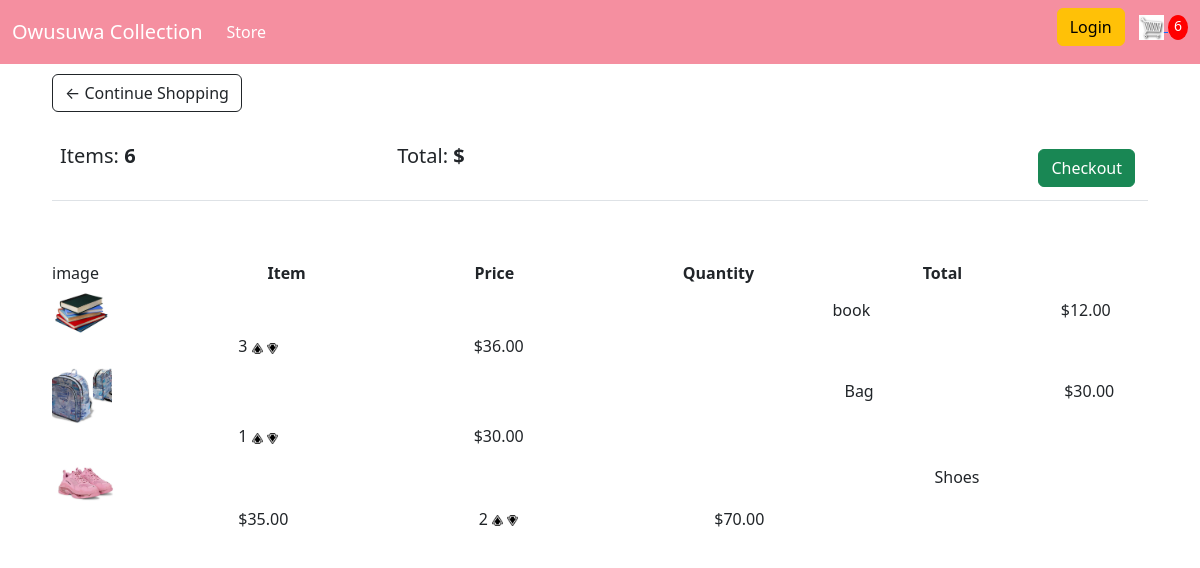
The app's page /cart/ (signed in), older data.
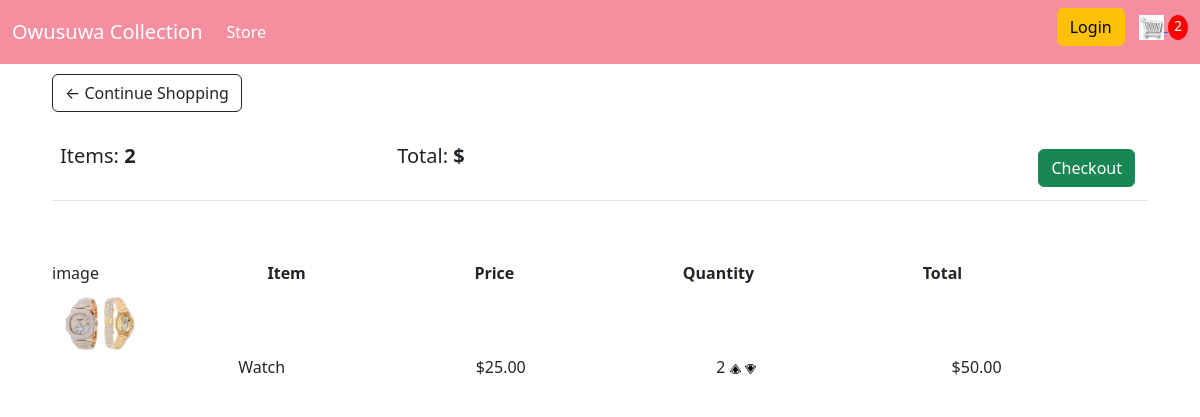
The same page, newer data.
### store/models.py (models this page shows, shortened)
class Order(models.Model):
    customer       = models.ForeignKey(Customer, on_delete=models.SET_NULL, blank=True, null=True)
    order_dete     = models.DateTimeField(auto_now_add=True)
    complete       = models.BooleanField(default=True, null=True, blank=False)
    transaction_id = models.CharField(max_length=200, null=True)
    def get_cart_items(self):
        orderitems = self.orderitem_set.all()
        total      = sum([item.quantity for item in orderitems])
        return total

class OrderItem(models.Model):
    product    = models.ForeignKey(Product, on_delete=models.SET_NULL, blank=True, null=True)
    order      = models.ForeignKey(Order, on_delete=models.SET_NULL, blank=True, null=True)
    quantity   = models.IntegerField(default=0, null=True, blank=True)
    date_added = models.DateTimeField(auto_now_add=True)
    @property
    def get_total(self):
        total = self.product.price * self.quantity
        return total

class Product(models.Model):
    name      = models.CharField(max_length=100)
    price     = models.DecimalField(max_digits=7, decimal_places=2)
    digital   = models.BooleanField(default=False, null=True, blank=False)
    image     = models.ImageField(null=True, blank=True)
    @property
    def imageURL(self):
        try:
            url = self.image.url
        except:
            url = ''
        return url

### store/views.py (the view, shortened to what this page needs)
# urls.py: path('cart/', views.cart, name='cart'),
def cart(request):
    if request.user.is_authenticated:
        customer = request.user.customer
        order, created = Order.objects.get_or_create(customer=customer, complete=False)
        items    = order.orderitem_set.all()
        cartItems = order.get_cart_items
    context = {'items': items, 'order': order, 'cartItems':cartItems}
    return render(request, 'store/cart.html', context)

### store/templates/store/cart.html
{% extends 'store/main.html' %}
{% load static %}
{% block content %}
<link rel="stylesheet" href="{% static 'css/main.css' %}">
<div class="row">
    <div class="col-lg-12">
        <div class="box-element">
            <a href="{% url 'home' %}" class="btn btn-outline-dark">&#x2190; Continue Shopping</a>
            <br>
            <br>
            <table class="table">
                <tr>
                    <th><h5>Items: <strong>{{order.get_cart_items}}</strong></h5></th>
                    <th><h5>Total: <strong>${{order.get_cart_tatal|floatformat:2}}</strong></h5></th>
                    <th>
                        <a href="{% url 'checkout' %}" style="float: right; margin: 5px" class="btn btn-success">Checkout</a>
                    </th>
                </tr>
            </table>
        </div>
        <br>
        <div class="box-element">
            <div class="cart-row">
                <div class="cart-image">image</div>
                <div class="cartrow"> <strong>Item</strong></div>
                <div class="cartrow"><strong>Price</strong></div>
                <div class="cartrow"><strong>Quantity</strong></div>
                <div class="cartrow"><strong>Total</strong></div>
            </div>
            {% for item in items %}
            <div class="cart-row">
                <div class="cartsimage-box"><img class="cartsimage" src="{{item.product.imageURL}}" alt="cart"></div>
                <div class="cartsrow"> {{item.product.name}}</div>
                <div class="cartsrow">${{item.product.price}}</div>
                <div class="cartsrow">{{item.quantity}}</div>
                <img data-product ="{{item.product.id}}" data-action="add" class="arrow-imge update-cart" src="{% static 'images/arrow-top.jpeg' %}" alt="">
                <img data-product ="{{item.product.id}}" data-action="remove" class="arrow-imge update-cart" src="{% static 'images/arrow-down.jpeg' %}" alt="">
                <div class="total">${{item.get_total|floatformat:2}}</div>
            </div>
            {% endfor %}
        </div>
    </div>
</div>
{% endblock content %}

### store/templates/store/main.html (shortened to what this page needs)
<!DOCTYPE html>
{% load static %}
<html lang="en">
<head>
  <link href="https://cdn.jsdelivr.net/npm/bootstrap@5.2.3/dist/css/bootstrap.min.css" rel="stylesheet">
  <link rel="stylesheet" href="{% static 'css/main.css' %}">
</head>
<body>
    <nav class="navbar navbar-expand-lg bg-dark nabar">
        <div class="container-fluid">
          <a class="navbar-brand" style="color: white !important;" href="{% url 'home' %}">Owusuwa Collection</a>
          <div class="collapse navbar-collapse" id="navbarSupportedContent">
            <ul class="navbar-nav me-auto mb-2 mb-lg-0">
              <li class="nav-item">
                <a class="nav-link active" style="color: white !important;" aria-current="page" href="{% url 'home' %}">Store</a>
              </li>
            </ul>
            <div class="form-inline my-2 my-lg-0">
                <a href="" class="btn btn-warning">Login</a>
                <a href="{% url 'cart' %}">
                    <img src="{% static 'images/cartlogo.jpeg' %}" id="cart-icon" alt="">
                </a>
                <p id="cart-total">{{cartItems}}</p>
            </div>
          </div>
        </div>
      </nav>
    <div class="container">
        {% block content %}
        {% endblock content %}
    </div>
</body>
</html>

### static/css/main.css (style rules this page uses)
.bg-dark { background-color: #4f868c !important; }
.nabar { background-color: rgb(245, 143, 160) !important; }
#cart-icon { width: 25px; display: inline-block; margin-left: 10px; }
#cart-total { display: inline-block; text-align: center; color: #fff; background-color: red; width: 20px; height: 25px; border-radius: 50%; font-size: 14px; }
.box-element { background-color: #fff; border-radius: 4px; padding: 10px; }
.cart-image { display: inline-block; }
.cartrow { display: inline-block; margin-left: 15%; }
.cartsrow { display: inline-block; margin-left: 17%; }
.arrow-imge { width: 1%; display: inline-block; }
.total { display: inline-block; margin-left: 17.5%; }
.cartsimage-box { display: inline-block; margin-top: 3px; }
.cartsimage { width: 10%; display: inline-block; margin-top: 3px; }

Row changes from the older to the newer data that the page shows:
no longer on this page (row edited): Order: id.quantity "6", get_cart_items "6"
no longer on this page (row unchanged): OrderItem: product.imageURL (picture), product.name "book", product.price "12.00", quantity "3", get_total "36.00"
no longer on this page (row unchanged): OrderItem: product.imageURL (picture), product.name "Bag", product.price "30.00", quantity "1", get_total "30.00"
no longer on this page (row edited): OrderItem: product.imageURL (picture), product.name "Shoes", product.price "35.00", quantity "2", get_total "70.00"
added Order: id.quantity "2", get_cart_items "2"
added OrderItem: product.imageURL (picture), product.name "Watch", product.price "25.00", quantity "2", get_total "50.00"
